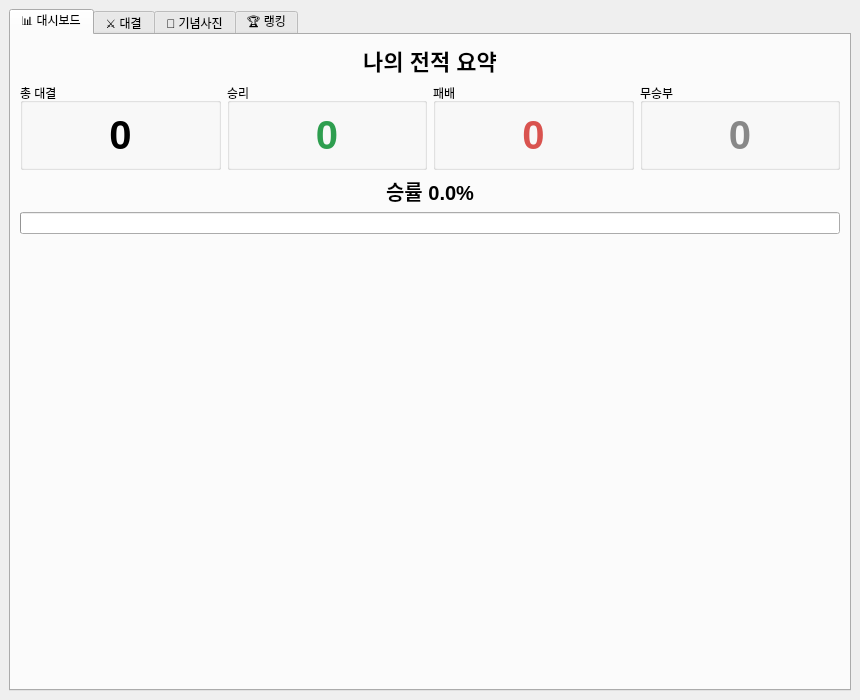
<?xml version="1.0" encoding="UTF-8"?>
<ui version="4.0">
 <class>MainWindow</class>
 <widget class="QMainWindow" name="MainWindow">
  <property name="geometry">
   <rect>
    <x>0</x>
    <y>0</y>
    <width>860</width>
    <height>700</height>
   </rect>
  </property>
  <property name="windowTitle">
   <string>가위바위보 게임</string>
  </property>
  <widget class="QWidget" name="centralwidget">
   <layout class="QVBoxLayout" name="mainLayout">
    <item>
     <widget class="QTabWidget" name="tabWidget">
      <property name="currentIndex">
       <number>0</number>
      </property>
      <widget class="QWidget" name="tabDashboard">
       <attribute name="title">
        <string>📊 대시보드</string>
       </attribute>
       <layout class="QVBoxLayout" name="dashLayout">
        <item>
         <widget class="QLabel" name="lblDashTitle">
          <property name="styleSheet">
           <string notr="true">font-size: 22px; font-weight: bold;</string>
          </property>
          <property name="text">
           <string>나의 전적 요약</string>
          </property>
          <property name="alignment">
           <set>Qt::AlignCenter</set>
          </property>
         </widget>
        </item>
        <item>
         <layout class="QHBoxLayout" name="cardLayout">
          <item>
           <widget class="QGroupBox" name="boxTotal">
            <property name="title">
             <string>총 대결</string>
            </property>
            <layout class="QVBoxLayout" name="l1">
             <item>
              <widget class="QLabel" name="lblTotal">
               <property name="styleSheet">
                <string notr="true">font-size: 40px; font-weight: bold;</string>
               </property>
               <property name="text">
                <string>0</string>
               </property>
               <property name="alignment">
                <set>Qt::AlignCenter</set>
               </property>
              </widget>
             </item>
            </layout>
           </widget>
          </item>
          <item>
           <widget class="QGroupBox" name="boxWins">
            <property name="title">
             <string>승리</string>
            </property>
            <layout class="QVBoxLayout" name="l2">
             <item>
              <widget class="QLabel" name="lblWins">
               <property name="styleSheet">
                <string notr="true">font-size: 40px; font-weight: bold; color: #2e9e4f;</string>
               </property>
               <property name="text">
                <string>0</string>
               </property>
               <property name="alignment">
                <set>Qt::AlignCenter</set>
               </property>
              </widget>
             </item>
            </layout>
           </widget>
          </item>
          <item>
           <widget class="QGroupBox" name="boxLosses">
            <property name="title">
             <string>패배</string>
            </property>
            <layout class="QVBoxLayout" name="l3">
             <item>
              <widget class="QLabel" name="lblLosses">
               <property name="styleSheet">
                <string notr="true">font-size: 40px; font-weight: bold; color: #d9534f;</string>
               </property>
               <property name="text">
                <string>0</string>
               </property>
               <property name="alignment">
                <set>Qt::AlignCenter</set>
               </property>
              </widget>
             </item>
            </layout>
           </widget>
          </item>
          <item>
           <widget class="QGroupBox" name="boxDraws">
            <property name="title">
             <string>무승부</string>
            </property>
            <layout class="QVBoxLayout" name="l4">
             <item>
              <widget class="QLabel" name="lblDraws">
               <property name="styleSheet">
                <string notr="true">font-size: 40px; font-weight: bold; color: #888888;</string>
               </property>
               <property name="text">
                <string>0</string>
               </property>
               <property name="alignment">
                <set>Qt::AlignCenter</set>
               </property>
              </widget>
             </item>
            </layout>
           </widget>
          </item>
         </layout>
        </item>
        <item>
         <widget class="QLabel" name="lblDashRate">
          <property name="styleSheet">
           <string notr="true">font-size: 20px; font-weight: bold;</string>
          </property>
          <property name="text">
           <string>승률 0.0%</string>
          </property>
          <property name="alignment">
           <set>Qt::AlignCenter</set>
          </property>
         </widget>
        </item>
        <item>
         <widget class="QProgressBar" name="progressDash">
          <property name="value">
           <number>0</number>
          </property>
          <property name="textVisible">
           <bool>false</bool>
          </property>
         </widget>
        </item>
        <item>
         <spacer name="dashSpacer">
          <property name="orientation">
           <enum>Qt::Vertical</enum>
          </property>
          <property name="sizeHint" stdset="0">
           <size>
            <width>0</width>
            <height>0</height>
           </size>
          </property>
         </spacer>
        </item>
       </layout>
      </widget>
      <widget class="QWidget" name="tabBattle">
       <attribute name="title">
        <string>⚔️ 대결</string>
       </attribute>
       <layout class="QHBoxLayout" name="battleLayout">
        <item>
         <layout class="QVBoxLayout" name="gameLayout">
          <item>
           <layout class="QHBoxLayout" name="nameLayout">
            <item>
             <widget class="QLabel" name="lblNameCaption">
              <property name="text">
               <string>플레이어 이름</string>
              </property>
             </widget>
            </item>
            <item>
             <widget class="QLineEdit" name="leName">
              <property name="text">
               <string>플레이어</string>
              </property>
              <property name="maxLength">
               <number>12</number>
              </property>
             </widget>
            </item>
           </layout>
          </item>
          <item>
           <widget class="QLabel" name="lblGuide">
            <property name="styleSheet">
             <string notr="true">font-size: 18px; font-weight: bold;</string>
            </property>
            <property name="text">
             <string>가위, 바위, 보 중 하나를 선택하세요!</string>
            </property>
            <property name="alignment">
             <set>Qt::AlignCenter</set>
            </property>
           </widget>
          </item>
          <item>
           <layout class="QHBoxLayout" name="versusLayout">
            <item>
             <layout class="QVBoxLayout" name="playerCol">
              <item>
               <widget class="QLabel" name="lblPlayerName">
                <property name="text">
                 <string>나</string>
                </property>
                <property name="alignment">
                 <set>Qt::AlignCenter</set>
                </property>
               </widget>
              </item>
              <item>
               <widget class="QLabel" name="lblPlayer">
                <property name="styleSheet">
                 <string notr="true">font-size: 72px;</string>
                </property>
                <property name="text">
                 <string>❔</string>
                </property>
                <property name="alignment">
                 <set>Qt::AlignCenter</set>
                </property>
               </widget>
              </item>
             </layout>
            </item>
            <item>
             <widget class="QLabel" name="lblVs">
              <property name="styleSheet">
               <string notr="true">font-size: 28px; font-weight: bold; color: #d9534f;</string>
              </property>
              <property name="text">
               <string>VS</string>
              </property>
              <property name="alignment">
               <set>Qt::AlignCenter</set>
              </property>
             </widget>
            </item>
            <item>
             <layout class="QVBoxLayout" name="comCol">
              <item>
               <widget class="QLabel" name="lblComName">
                <property name="text">
                 <string>컴퓨터</string>
                </property>
                <property name="alignment">
                 <set>Qt::AlignCenter</set>
                </property>
               </widget>
              </item>
              <item>
               <widget class="QLabel" name="lblComputer">
                <property name="styleSheet">
                 <string notr="true">font-size: 72px;</string>
                </property>
                <property name="text">
                 <string>❔</string>
                </property>
                <property name="alignment">
                 <set>Qt::AlignCenter</set>
                </property>
               </widget>
              </item>
             </layout>
            </item>
           </layout>
          </item>
          <item>
           <widget class="QLabel" name="lblResult">
            <property name="styleSheet">
             <string notr="true">font-size: 26px; font-weight: bold;</string>
            </property>
            <property name="text">
             <string>결과가 여기에 표시됩니다</string>
            </property>
            <property name="alignment">
             <set>Qt::AlignCenter</set>
            </property>
           </widget>
          </item>
          <item>
           <layout class="QHBoxLayout" name="buttonLayout">
            <item>
             <widget class="QPushButton" name="btnScissors">
              <property name="minimumSize">
               <size>
                <width>0</width>
                <height>70</height>
               </size>
              </property>
              <property name="styleSheet">
               <string notr="true">font-size: 20px;</string>
              </property>
              <property name="text">
               <string>✌️ 가위</string>
              </property>
             </widget>
            </item>
            <item>
             <widget class="QPushButton" name="btnRock">
              <property name="minimumSize">
               <size>
                <width>0</width>
                <height>70</height>
               </size>
              </property>
              <property name="styleSheet">
               <string notr="true">font-size: 20px;</string>
              </property>
              <property name="text">
               <string>✊ 바위</string>
              </property>
             </widget>
            </item>
            <item>
             <widget class="QPushButton" name="btnPaper">
              <property name="minimumSize">
               <size>
                <width>0</width>
                <height>70</height>
               </size>
              </property>
              <property name="styleSheet">
               <string notr="true">font-size: 20px;</string>
              </property>
              <property name="text">
               <string>✋ 보</string>
              </property>
             </widget>
            </item>
           </layout>
          </item>
          <item>
           <widget class="QLabel" name="lblWinRate">
            <property name="styleSheet">
             <string notr="true">font-size: 16px; font-weight: bold;</string>
            </property>
            <property name="text">
             <string>승률 0.0% (0승 0패 0무)</string>
            </property>
            <property name="alignment">
             <set>Qt::AlignCenter</set>
            </property>
           </widget>
          </item>
          <item>
           <widget class="QProgressBar" name="progressWinRate">
            <property name="value">
             <number>0</number>
            </property>
            <property name="textVisible">
             <bool>false</bool>
            </property>
           </widget>
          </item>
          <item>
           <widget class="QLabel" name="lblTopRate">
            <property name="styleSheet">
             <string notr="true">font-size: 13px; color: #b8860b;</string>
            </property>
            <property name="text">
             <string>현재 1위 기록 없음</string>
            </property>
            <property name="alignment">
             <set>Qt::AlignCenter</set>
            </property>
            <property name="wordWrap">
             <bool>true</bool>
            </property>
           </widget>
          </item>
         </layout>
        </item>
        <item>
         <widget class="QGroupBox" name="boxHistory">
          <property name="minimumSize">
           <size>
            <width>300</width>
            <height>0</height>
           </size>
          </property>
          <property name="title">
           <string>📜 대결 기록</string>
          </property>
          <property name="flat">
           <bool>false</bool>
          </property>
          <property name="checkable">
           <bool>false</bool>
          </property>
          <layout class="QVBoxLayout" name="historyLayout">
           <item>
            <widget class="QListWidget" name="listHistory">
             <property name="movement">
              <enum>QListView::Snap</enum>
             </property>
             <property name="resizeMode">
              <enum>QListView::Fixed</enum>
             </property>
            </widget>
           </item>
           <item>
            <widget class="QPushButton" name="btnReset">
             <property name="text">
              <string>기록 초기화</string>
             </property>
            </widget>
           </item>
          </layout>
         </widget>
        </item>
       </layout>
      </widget>
      <widget class="QWidget" name="tabPhoto">
       <attribute name="title">
        <string>📸 기념사진</string>
       </attribute>
       <layout class="QVBoxLayout" name="photoLayout">
        <item>
         <widget class="QLabel" name="lblPhotoTitle">
          <property name="styleSheet">
           <string notr="true">font-size: 18px; font-weight: bold;</string>
          </property>
          <property name="text">
           <string>승률 25% 이상 + 1위 기록 경신 시 기념사진을 촬영합니다</string>
          </property>
          <property name="alignment">
           <set>Qt::AlignCenter</set>
          </property>
         </widget>
        </item>
        <item>
         <widget class="QLabel" name="lblCountdown">
          <property name="styleSheet">
           <string notr="true">font-size: 96px; font-weight: bold; color: #d9534f;</string>
          </property>
          <property name="text">
           <string>-</string>
          </property>
          <property name="alignment">
           <set>Qt::AlignCenter</set>
          </property>
         </widget>
        </item>
        <item>
         <widget class="QLabel" name="lblCamera">
          <property name="sizePolicy">
           <sizepolicy hsizetype="Ignored" vsizetype="Ignored">
            <horstretch>0</horstretch>
            <verstretch>0</verstretch>
           </sizepolicy>
          </property>
          <property name="minimumSize">
           <size>
            <width>480</width>
            <height>300</height>
           </size>
          </property>
          <property name="styleSheet">
           <string notr="true">background: #222; color: #ccc; border-radius: 8px;</string>
          </property>
          <property name="text">
           <string>아직 촬영 전입니다</string>
          </property>
          <property name="alignment">
           <set>Qt::AlignCenter</set>
          </property>
         </widget>
        </item>
        <item>
         <widget class="QLabel" name="lblPhotoInfo">
          <property name="text">
           <string/>
          </property>
          <property name="alignment">
           <set>Qt::AlignCenter</set>
          </property>
         </widget>
        </item>
       </layout>
      </widget>
      <widget class="QWidget" name="tabRank">
       <attribute name="title">
        <string>🏆 랭킹</string>
       </attribute>
       <layout class="QVBoxLayout" name="rankLayout">
        <item>
         <widget class="QLabel" name="lblRankTitle">
          <property name="styleSheet">
           <string notr="true">font-size: 20px; font-weight: bold;</string>
          </property>
          <property name="text">
           <string>🏆 승률 랭킹 TOP 10</string>
          </property>
          <property name="alignment">
           <set>Qt::AlignCenter</set>
          </property>
         </widget>
        </item>
        <item>
         <widget class="QTableWidget" name="tableRank"/>
        </item>
        <item>
         <widget class="QLabel" name="lblRankHint">
          <property name="styleSheet">
           <string notr="true">color: #888;</string>
          </property>
          <property name="text">
           <string>기념사진을 클릭하면 크게 볼 수 있어요</string>
          </property>
          <property name="alignment">
           <set>Qt::AlignCenter</set>
          </property>
         </widget>
        </item>
        <item>
         <widget class="QPushButton" name="btnRankReset">
          <property name="text">
           <string>🗑️ 랭킹 초기화</string>
          </property>
         </widget>
        </item>
       </layout>
      </widget>
     </widget>
    </item>
   </layout>
  </widget>
 </widget>
 <resources/>
 <connections/>
</ui>
